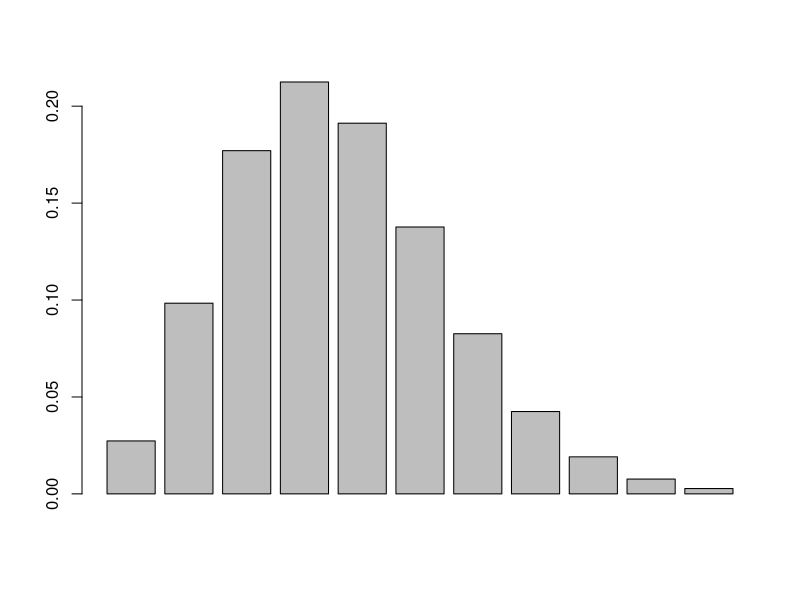

Generate this figure with R: (Note: this script raises an error after producing the figure.)
# Poisson Distribution
  # Used when calculating the # events (successes) in an interval

# Outcomes are success or failure
# Avg # of successes (mu) in the specific region (time, location) are known
  # Avg events in an interval = lambda (same as mu, used for notation)
# Outcomes are random
# Occurance of one outcome does not affect the outcome of the other
# Outcomes are rare compared to possible outcomes
# Function looks like -> P(x, mu)
# Need x & mu. x is what your after and mu is the avg
# Intervals need to be the same for x & mu (if not, make same)

# On a booking counter, on the average 3.6 people 
    # coming every 10 minutes on
    # weekend. What is the probability of 
    # getting 7 people in 10 minutes?

dpois(x = 7, lambda = 3.6) #or
dpois (7,3.6) #or
ppois(7,3.6) - ppois(6,3.6)

# make a graph for <=7, >=5, 3-6, <=2 & >=7
a <- c(0:10)
barplot(dpois(a, 3.6))
visualize.pois(stat = 7, lambda = 3.6)
visualize.pois(stat = 5, lambda = 3.6, section = "upper")
visualize.pois(stat = c(3,6), lambda = 3.6, section = "bounded")
visualize.pois(stat = c(2,7), lambda = 3.6, section = "tails")
# exactly 7
visualize.pois(stat = c(7,7), lambda = 3.6, section = "bounded")
